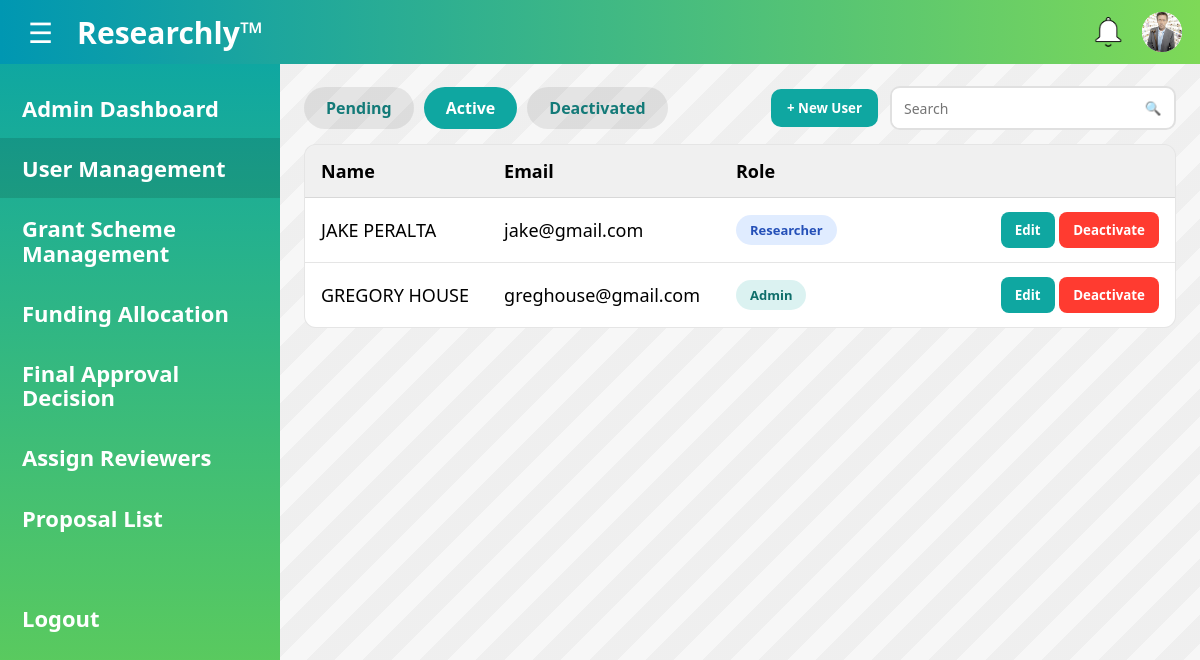
Before: /admin/users?status=ACTIVE (signed in) with the older database file.
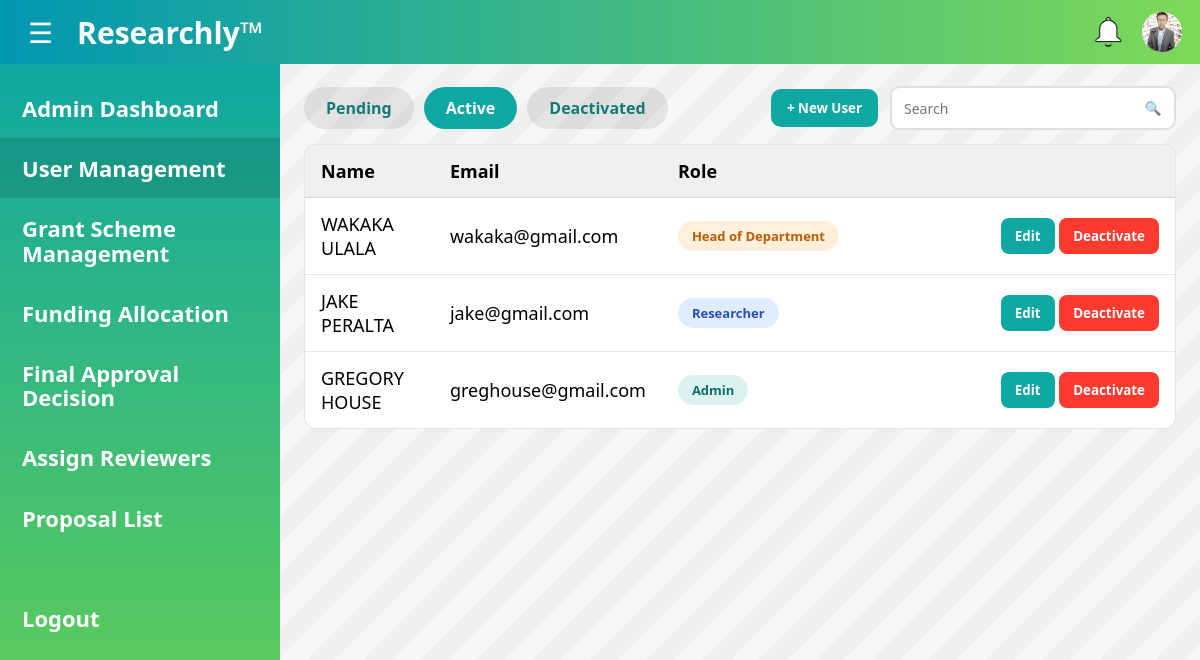
After: the same page with the newer database file.
### main.py (models this page shows)
class User(db.Model, UserMixin):
    id = db.Column(db.String(36), primary_key=True, default=lambda: str(uuid.uuid4()))
    full_name = db.Column(db.String(80), nullable=False)
    email = db.Column(db.String(255), nullable=False, unique=True)
    password = db.Column(db.String(50), nullable=False)

### main.py (the view)
@app.route("/admin/users")
@login_required
@admin_required
def admin_users():
    status = request.args.get("status", "PENDING")   # PENDING / ACTIVE / DEACTIVATED
    q = request.args.get("q", "").strip()
    query = db.session.query(User, UserProfile)\
        .join(UserProfile, User.id == UserProfile.user_id)\
        .filter(UserProfile.account_status == status)
    if q:
        like = f"%{q}%"
        query = query.filter((User.full_name.ilike(like)) | (User.email.ilike(like)))
    rows = query.order_by(UserProfile.created_at.desc()).all()
    return render_template("admin_user_management.html", rows=rows, status=status, q=q)

### main.py (called while the page is built)
@login_manager.user_loader
def load_user(user_id):
    return User.query.get(user_id)

def get_profile(user_id: str):
    return UserProfile.query.filter_by(user_id=user_id).first()

def is_admin_user(user: User) -> bool:
    prof = get_profile(user.id)
    return bool(prof and prof.account_status == "ACTIVE" and prof.role == "ADMIN")

def admin_required(fn):
    @wraps(fn)
    def wrapper(*args, **kwargs):
        if not current_user.is_authenticated:
            return login_manager.unauthorized()
        if not is_admin_user(current_user):
            abort(403)
        return fn(*args, **kwargs)
    return wrapper

@app.context_processor
def inject_profile():
    if current_user.is_authenticated:
        return {"prof": get_profile(current_user.id)}
    return {"prof": None}

### templates/admin_user_management.html (shortened to what the changed rows need)
<!DOCTYPE html>
<html lang="en">
<head>
  <link rel="stylesheet" href="{{ url_for('static', filename='css/admin_user_management.css') }}">
  <link rel="stylesheet" href="{{ url_for('static', filename='css/colors.css') }}">
</head>
<body>
  <main class="layout">
    <section class="content">
      <div class="table-card">
        <table>
          <thead>
            <tr>
              <th class="col-name">Name</th>
              <th class="col-email">Email</th>
              <th class="col-role">Role</th>
              <th class="col-actions"></th>
            </tr>
          </thead>
          <tbody>
            {% for u, p in rows %}
              <tr>
                <td>{{ u.full_name }}</td>
                <td>{{ u.email }}</td>
                <td>
                  {% if p.role == 'UNASSIGNED' %}
                    <span class="pill gray">Unassigned</span>
                  {% elif p.role == 'ADMIN' %}
                    <span class="pill teal">Admin</span>
                  {% elif p.role == 'RESEARCHER' %}
                    <span class="pill blue">Researcher</span>
                  {% elif p.role == 'REVIEWER' %}
                    <span class="pill purple">Reviewer</span>
                  {% elif p.role == 'HOD' %}
                    <span class="pill orange">Head of Department</span>
                  {% else %}
                    <span class="pill gray">{{ p.role }}</span>
                  {% endif %}
                </td>
                <td class="actions">
                  {% if status == 'PENDING' %}
                    <button class="btn approve" type="button"
                            onclick="openRoleModal('{{ u.id }}','{{ u.full_name|e }}')">
                      Approve
                    </button>
                    <form method="POST" action="{{ url_for('admin_reject_user', user_id=u.id) }}" class="inline">
                      <button class="btn reject" type="submit">Reject</button>
                    </form>
                  {% elif status == 'ACTIVE' %}
                    <button class="btn edit" type="button"
                            onclick="openRoleModal('{{ u.id }}','{{ u.full_name|e }}','{{ p.role }}')">
                      Edit
                    </button>
                    <form method="POST" action="{{ url_for('admin_deactivate_user', user_id=u.id) }}" class="inline">
                      <button class="btn deactivate" type="submit">Deactivate</button>
                    </form>
                  {% endif %}
                </td>
              </tr>
            {% endfor %}
          </tbody>
        </table>
      </div>
    </section>
  </main>
</body>
</html>

Changed rows visible on the page:
added User: full_name "WAKAKA ULALA", email "wakaka@gmail.com", shows "Head of Department"
